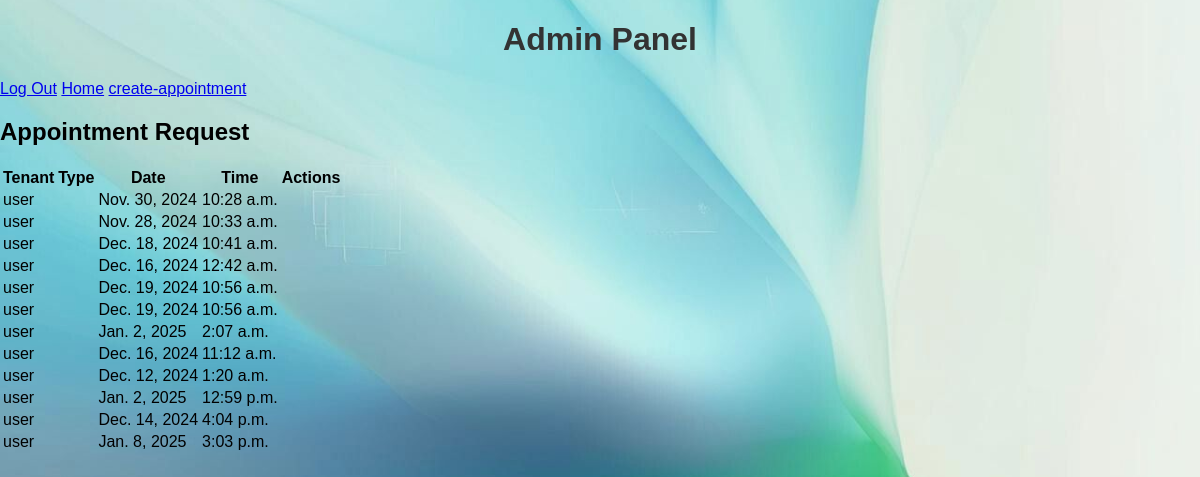
/appointments/manage-appointments/ (signed in), run on the app's committed database.
### appointments/models.py (models this page shows)
class Appointment(models.Model):
    REPAIR_CHOICES = [
        ('plumbing', 'Plumbing'),
        ('electricity', 'Electricity'),
        ('carpentry', 'Carpentry'),
        ('other', 'Other'),
    ]
    tenant = models.ForeignKey(User, on_delete=models.CASCADE, limit_choices_to={'role': 'tenant'})
    repair_type = models.CharField(max_length=20, choices=REPAIR_CHOICES)
    date = models.DateField()
    time = models.TimeField()
    description = models.TextField(blank=True, null=True)
    status = models.CharField(
        max_length=15,  # Incrementa el valor de max_length
        choices=[
            ('pending', 'Pending'),
            ('accepted', 'Accepted'),
            ('rescheduled', 'Rescheduled'),
        ],
        default='pending'
    )
    assigned_professional = models.CharField(max_length=50, blank=True, null=True)

class User(AbstractUser):
    ROLE_CHOICES = [
        ('admin', 'Administrator'),
        ('tenant', 'Tenant'),
    ]
    role = models.CharField(max_length=10, choices=ROLE_CHOICES, default='tenant')

### appointments/views.py (the view)
# urls.py: path('manage-appointments/', views.manage_appointments, name='manage_appointments'),
@login_required
def manage_appointments(request):
    if request.user.role != 'admin':
        return redirect('home')
    appointments = Appointment.objects.all()
    return render(request, 'appointments/manage_appointments.html', {'appointments': appointments})

### appointments/templates/appointments/manage_appointments.html (shortened to what this page needs)
<!DOCTYPE html>
<html lang="en">
<head>
    {% load static %}
    <link rel="stylesheet" href="{% static 'appointments/styles.css' %}">
</head>
<body>
    <header class="admin-header">
        <h1>Admin Panel</h1>
        <nav>
            <a href="{% url 'logout' %}" class="btn-logout">Log Out</a>
            <a href="{% url 'home' %}" class="btn-logout">Home</a>
            <a href="{% url 'create_appointment' %}" class="btn-logout">create-appointment</a>
        </nav>
    </header>
    <main>
        <h2>Appointment Request</h2>
        <table class="table">
            <thead>
                <tr>
                    <th>Tenant</th>
                    <th>Type</th>
                    <th>Date</th>
                    <th>Time</th>
                    <th>Actions</th>
                </tr>
            </thead>
            <tbody>
                {% for appointment in appointments %}
                <tr>
                    <td>{{ appointment.tenant.username }}</td>
                    <td>{{ appointment.type }}</td>
                    <td>{{ appointment.date }}</td>
                    <td>{{ appointment.time }}</td>
                    <td>
                    </td>
                </tr>
                {% endfor %}
            </tbody>
        </table>
    </main>
</body>
</html>

### appointments/static/appointments/styles.css (style rules this page uses)
body { background: url('images/hintergrund.jpg') no-repeat center center fixed; background-size: cover; font-family: Etna, sans-serif; margin: 0; padding: 0; }
h1 { text-align: center; color: #333; }

### data on the page
Appointment: tenant.username "user", date "Nov. 30, 2024", time "10:28 a.m."
Appointment: tenant.username "user", date "Nov. 28, 2024", time "10:33 a.m."
Appointment: tenant.username "user", date "Dec. 18, 2024", time "10:41 a.m."
Appointment: tenant.username "user", date "Dec. 16, 2024", time "12:42 a.m."
Appointment: tenant.username "user", date "Dec. 19, 2024", time "10:56 a.m."
Appointment: tenant.username "user", date "Dec. 19, 2024", time "10:56 a.m."
Appointment: tenant.username "user", date "Jan. 2, 2025", time "2:07 a.m."
Appointment: tenant.username "user", date "Dec. 16, 2024", time "11:12 a.m."
Appointment: tenant.username "user", date "Dec. 12, 2024", time "1:20 a.m."
Appointment: tenant.username "user", date "Jan. 2, 2025", time "12:59 p.m."
Appointment: tenant.username "user", date "Dec. 14, 2024", time "4:04 p.m."
Appointment: tenant.username "user", date "Jan. 8, 2025", time "3:03 p.m."
